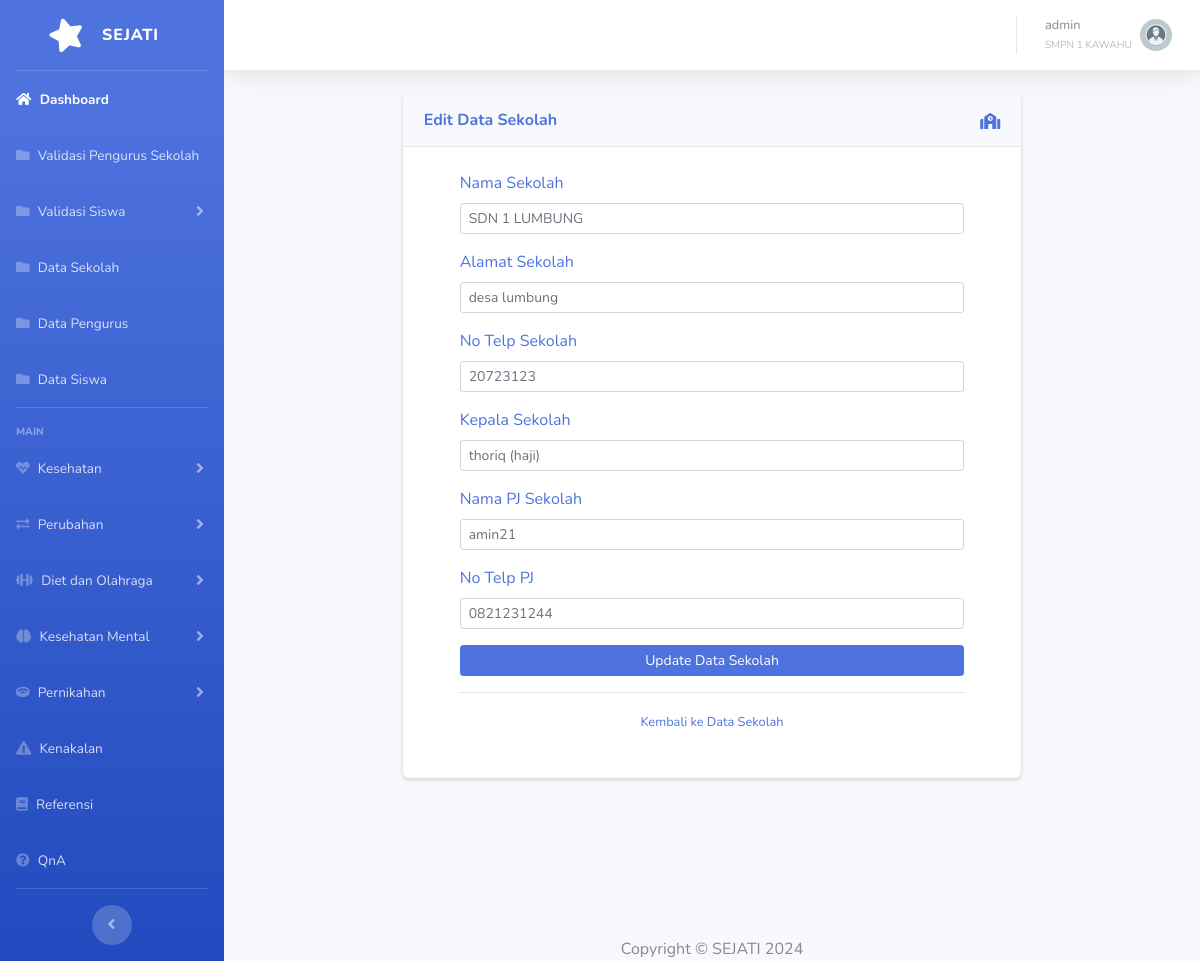
/editsekolah.php?id=1 (signed in), run on the app's committed database.
### tables this page shows
CREATE TABLE `tbsekolah` (
  `idsekolah` int(11) NOT NULL,
  `namasekolah` varchar(100) NOT NULL,
  `alamatsekolah` varchar(255) NOT NULL,
  `notelpsekolah` varchar(15) DEFAULT NULL,
  `kepalasekolah` varchar(50) NOT NULL,
  `namapjsekolah` varchar(50) NOT NULL,
  `notelpj` varchar(15) DEFAULT NULL
);

### editsekolah.php (the view, shortened to what this page needs)
<?php
include 'header.php';
if ($_SERVER["REQUEST_METHOD"] == "GET" && isset($_GET["id"])) {
    $idsekolah = $_GET["id"];
    $sql = "SELECT * FROM tbsekolah WHERE idsekolah='$idsekolah'";
    $result = $conn->query($sql);
    if ($result->num_rows > 0) {
        $row = $result->fetch_assoc();
    } else {
        echo "Data tidak ditemukan";
        exit();
    }
}
?>
<?php include('sidebar.php'); ?>
<?php include('topbar.php'); ?>
<div class="container-fluid">
    <div class="row">
        <div class="col-lg-8 mb-4">
            <div class="card shadow-sm mb-4 border-light">
                <div class="card-header py-3 bg-light d-flex align-items-center">
                    <h6 class="m-0 font-weight-bold text-primary">Edit Data Sekolah</h6>
                    <i class="fas fa-school ml-auto text-primary"></i>
                </div>
                <div class="card-body">
                    <div class="row justify-content-center">
                        <div class="col-lg-12">
                            <div class="card border-0" style="margin-top: -20px;">
                                <div class="card-body p-4">
                                    <form method="POST" action="">
                                        <div class="form-group">
                                            <label for="namasekolah" class="text-primary">Nama Sekolah</label>
                                            <input type="text" class="form-control form-control-sm" id="namasekolah" name="namasekolah" placeholder="Nama Sekolah" value="<?php echo htmlspecialchars($row['namasekolah']); ?>" required>
                                        </div>
                                        <div class="form-group">
                                            <label for="alamatsekolah" class="text-primary">Alamat Sekolah</label>
                                            <input type="text" class="form-control form-control-sm" id="alamatsekolah" name="alamatsekolah" placeholder="Alamat Sekolah" value="<?php echo htmlspecialchars($row['alamatsekolah']); ?>" required>
                                        </div>
                                        <div class="form-group">
                                            <label for="notelpsekolah" class="text-primary">No Telp Sekolah</label>
                                            <input type="text" class="form-control form-control-sm" id="notelpsekolah" name="notelpsekolah" placeholder="No Telp Sekolah" value="<?php echo htmlspecialchars($row['notelpsekolah']); ?>" required>
                                        </div>
                                        <div class="form-group">
                                            <label for="kepalasekolah" class="text-primary">Kepala Sekolah</label>
                                            <input type="text" class="form-control form-control-sm" id="kepalasekolah" name="kepalasekolah" placeholder="Kepala Sekolah" value="<?php echo htmlspecialchars($row['kepalasekolah']); ?>" required>
                                        </div>
                                        <div class="form-group">
                                            <label for="namapjsekolah" class="text-primary">Nama PJ Sekolah</label>
                                            <input type="text" class="form-control form-control-sm" id="namapjsekolah" name="namapjsekolah" placeholder="Nama PJ Sekolah" value="<?php echo htmlspecialchars($row['namapjsekolah']); ?>" required>
                                        </div>
                                        <div class="form-group">
                                            <label for="notelpj" class="text-primary">No Telp PJ</label>
                                            <input type="text" class="form-control form-control-sm" id="notelpj" name="notelpj" placeholder="No Telp PJ" value="<?php echo htmlspecialchars($row['notelpj']); ?>" required>
                                        </div>
                                        <button type="submit" class="btn btn-primary btn-sm btn-block">
                                            Update Data Sekolah
                                        </button>
                                    </form>
                                    <hr>
                                    <div class="text-center">
                                        <a class="small text-primary" href="datasekolah.php">Kembali ke Data Sekolah</a>
                                    </div>
                                </div>
                            </div>
                        </div>
                    </div>
                </div>
            </div>
        </div>
    </div>
</div>
                <?php include('footer.php'); ?>

### topbar.php (shortened to what this page needs)
<div id="content-wrapper" class="d-flex flex-column">
    <div id="content">
        <nav class="navbar navbar-expand navbar-light bg-white topbar mb-4 static-top shadow">
            <ul class="navbar-nav ml-auto">
                <li class="nav-item dropdown no-arrow">
                    <a class="nav-link dropdown-toggle" href="#" id="userDropdown" role="button"
                    data-toggle="dropdown" aria-haspopup="true" aria-expanded="false">
                        <span class="mr-2 d-none d-lg-inline text-gray-600 small">
                            <?php echo htmlspecialchars($username); ?><br>
                            <small class="text-gray-500"><?php echo htmlspecialchars($namasekolah); ?></small>
                        </span>
                        <?php
                        if ($role == 'admin') {
                            echo '<img class="img-profile rounded-circle" src="img/admin.webp">';
                        } elseif ($role == 'pengurus') {
                            echo '<img class="img-profile rounded-circle" src="img/pengurus.svg">';
                        } elseif ($role == 'siswa') {
                            echo '<img class="img-profile rounded-circle" src="img/siswa.webp">';
                        } else {
                            echo '<img class="img-profile rounded-circle" src="img/pengurus.svg">';
                        }
                        ?>
                    </a>
                </li>
            </ul>
        </nav>

### editsekolah.php (style rules this page uses)
body { overflow-x: hidden; }
.container, .row, .col-lg-8 { width: 100%; padding-right: 0; padding-left: 0; margin-right: auto; margin-left: auto; }
.form-control, .btn { max-width: 100%; }

### data on the page
tbsekolah: namasekolah "SMPN 1 KAWAHU"
tbsekolah: namasekolah "SDN 1 LUMBUNG", alamatsekolah "desa lumbung", notelpsekolah "20723123", kepalasekolah "thoriq (haji)", namapjsekolah "amin21", notelpj "0821231244"

### other printed values
$username "admin"
